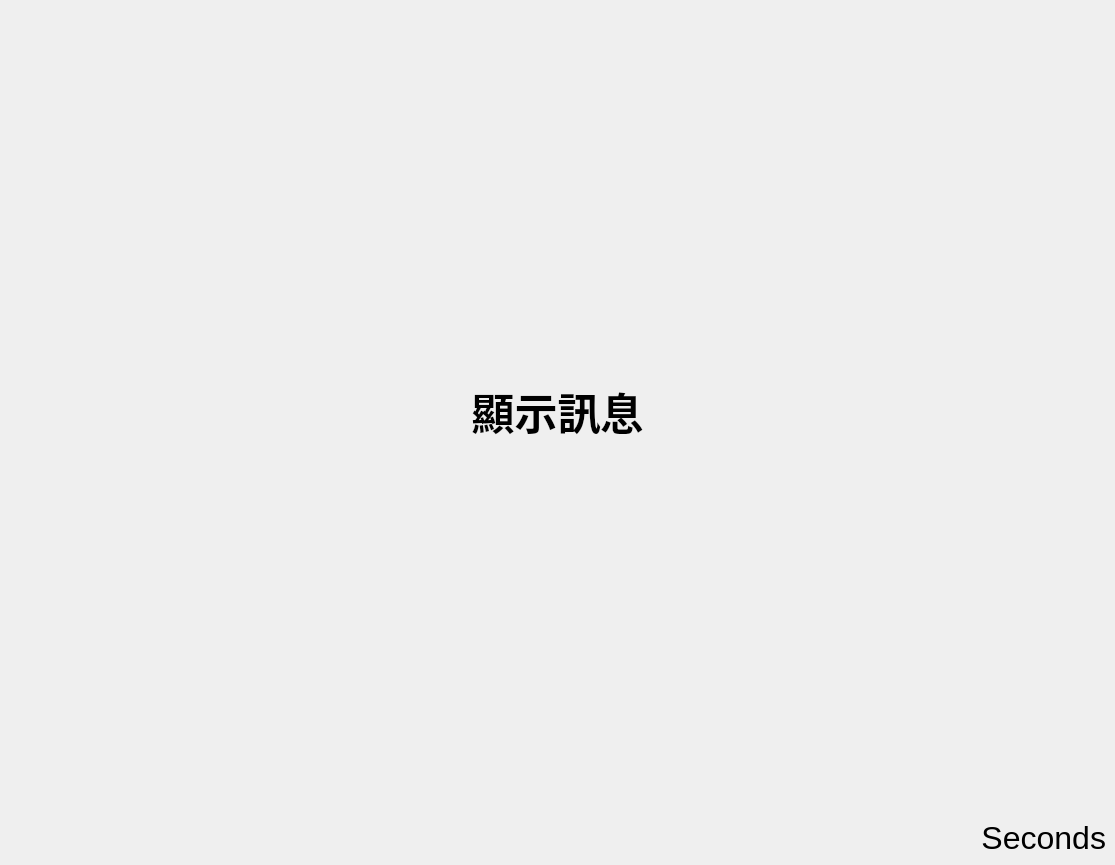
<?xml version="1.0" encoding="UTF-8"?>
<ui version="4.0">
 <class>WindowShowMessage</class>
 <widget class="QMainWindow" name="WindowShowMessage">
  <property name="geometry">
   <rect>
    <x>0</x>
    <y>0</y>
    <width>1115</width>
    <height>865</height>
   </rect>
  </property>
  <property name="windowTitle">
   <string>主畫面</string>
  </property>
  <widget class="QWidget" name="centralwidget">
   <layout class="QGridLayout" name="gridLayout">
    <item row="2" column="0">
     <spacer name="verticalSpacer_3">
      <property name="orientation">
       <enum>Qt::Vertical</enum>
      </property>
      <property name="sizeHint" stdset="0">
       <size>
        <width>20</width>
        <height>40</height>
       </size>
      </property>
     </spacer>
    </item>
    <item row="1" column="0">
     <widget class="QLabel" name="label_message">
      <property name="font">
       <font>
        <pointsize>32</pointsize>
        <weight>75</weight>
        <bold>true</bold>
       </font>
      </property>
      <property name="text">
       <string>顯示訊息</string>
      </property>
      <property name="alignment">
       <set>Qt::AlignCenter</set>
      </property>
     </widget>
    </item>
    <item row="0" column="0">
     <spacer name="verticalSpacer_2">
      <property name="orientation">
       <enum>Qt::Vertical</enum>
      </property>
      <property name="sizeHint" stdset="0">
       <size>
        <width>20</width>
        <height>40</height>
       </size>
      </property>
     </spacer>
    </item>
    <item row="3" column="0">
     <widget class="QLabel" name="label_count_down">
      <property name="font">
       <font>
        <pointsize>24</pointsize>
       </font>
      </property>
      <property name="text">
       <string>Seconds</string>
      </property>
      <property name="alignment">
       <set>Qt::AlignRight|Qt::AlignTrailing|Qt::AlignVCenter</set>
      </property>
     </widget>
    </item>
   </layout>
  </widget>
 </widget>
 <resources/>
 <connections/>
</ui>
